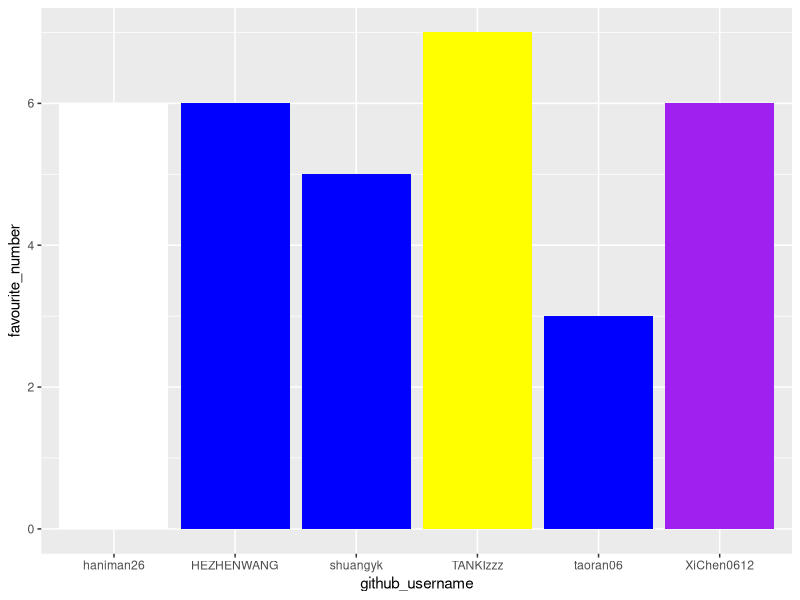
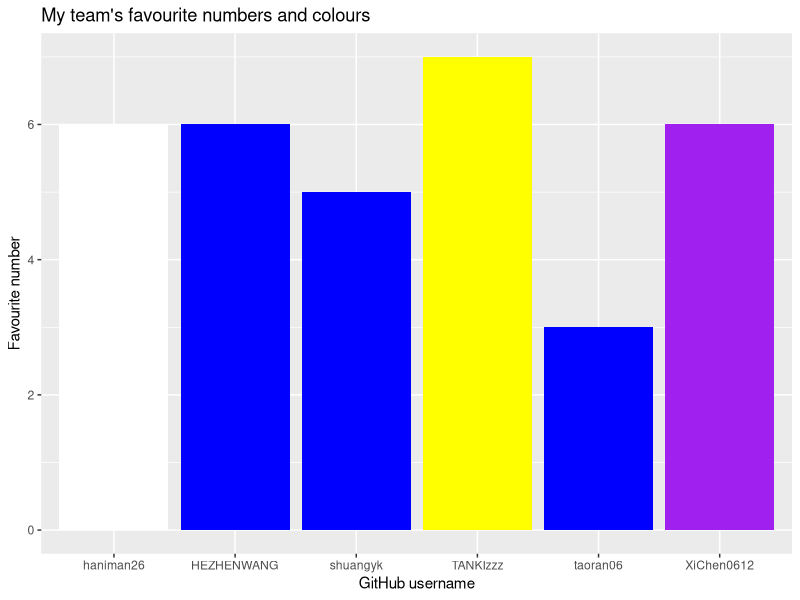
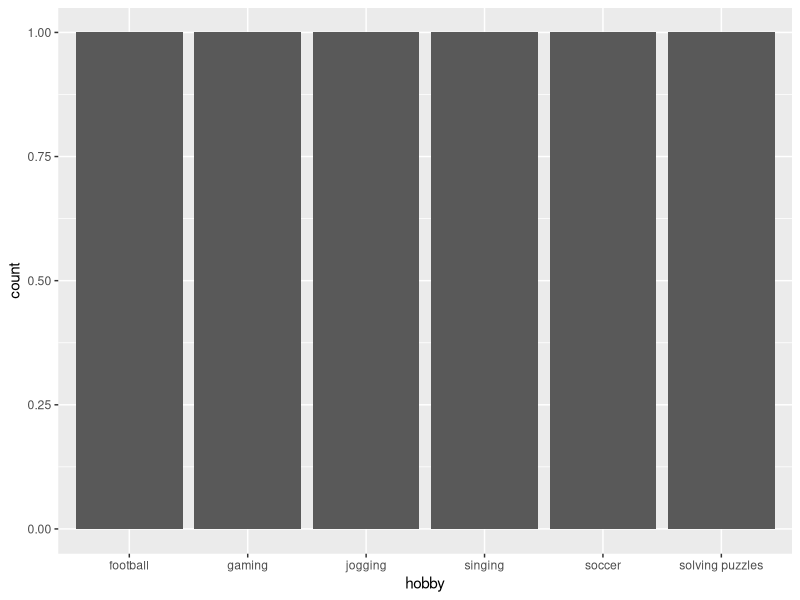

Here is the R script that generated these plots, in order:
## ---- chunk 1
library(tidyverse) 
## ---- chunk 2
team_data <- tibble(
  name = c("Hani", "Emma", "Yankun", "XiChen", 
           "Hezhen Wang", "TANKI"),
  github_username = c("haniman26", "taoran06", "shuangyk", "XiChen0612", 
                      "HEZHENWANG", "TANKIzzz"), 
  colour = c("white", "blue", "blue", "purple", 
             "blue", "yellow"),
  hobby = c("solving puzzles", "singing", "gaming", "jogging", 
            "football", "soccer"),
  favourite_number = c(6, 3, 5, 6, 6, 7)
  )

team_data
## ---- chunk 3
p1 <- ggplot(data = team_data, 
             mapping = aes(x = github_username, 
                           y = favourite_number,
                           fill = colour), 
             ) +
   geom_col() +
   scale_fill_identity()
p1
## ---- chunk 4
p1 + labs(x = "GitHub username", 
          y = "Favourite number",
          title = "My team's favourite numbers and colours")
## ---- chunk 5
p2 <- ggplot(team_data, aes(x = hobby)) +
  geom_bar()
p2
